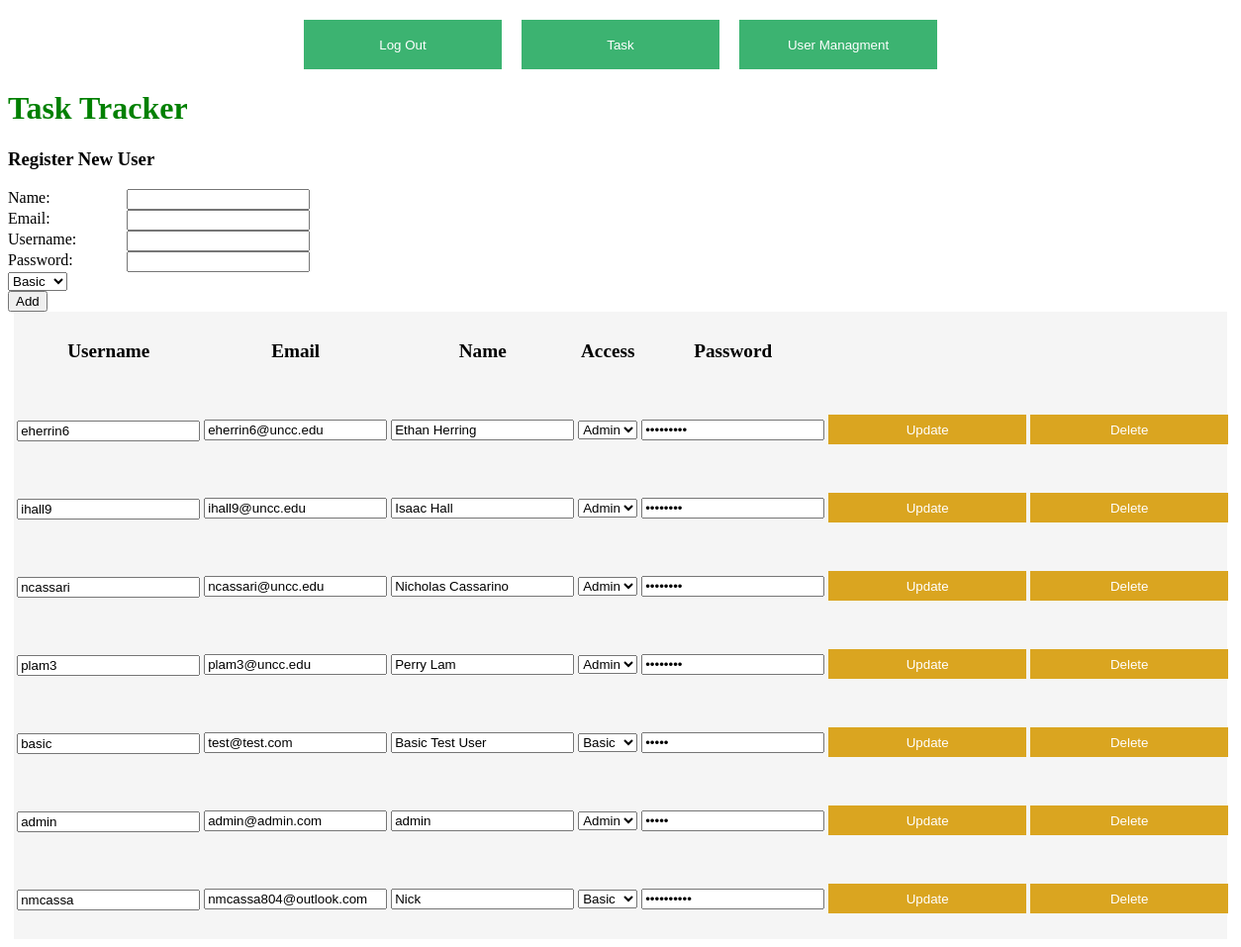
Page /ViewUsers (signed in) on the committed database.
### app.py (models this page shows)
class User(db.Model):
    id = db.Column(db.Integer, primary_key=True)
    name = db.Column(db.String(4150))
    email = db.Column(db.String(4150),unique=True)
    username = db.Column(db.String(100),unique=True)
    password = db.Column(db.String(100))
    access = db.Column(db.Boolean)#True if admin, False otherwise

### app.py (the view, shortened to what this page needs)
@app.route('/ViewUsers', methods=['GET', 'POST'])
def viewUsers():
    global user
    user_list = User.query.all()
    if(user==User):
        return render_template('login.html',message="Please Log In To access this page")
    return render_template('ViewUsers.html',user_list=user_list,user=user)

### templates/ViewUsers.html (shortened to what this page needs)
<!DOCTYPE html>
<html lang="en">
<head>
    <link rel="stylesheet" href="./static/main.css">
</head>
<div class="top-contain">
    <a href="/logout">
        <button class="top-bar">Log Out</button>
    </a>
    <a href="/task">
        <button class="top-bar">Task</button>
    </a>
    <a href="/ViewUsers">
        <button class="top-bar">User Managment</button>
    </a>
</div>
{%if user.access==1%}
<body>
    <h1>Task Tracker</h1>
    <form action="/ViewUsers" method="post">
        <div>
            <h3>Register New User</h3>
            <label>Name:</label>
            <input required type="text" name="name" value="{{ request.form['name'] }}">
            <br>
            <label>Email:</label>
            <input required type="text" name="email" value="{{ request.form['email'] }}">
            <br>
            <label>Username:</label>
            <input required type="text" name="username" value="{{ request.form['username'] }}">
            <br>
            <label>Password:</label>
            <input required type="text" name="password" value="{{ request.form['password'] }}">
            <br>
            <select name="access"> <option value="0">Basic</option><option value="1">Admin</option> </select>
            <br>
            <button type="submit">Add</button>
        </div>
    </form>
    <div class="todo">
     <table>
        <thead>
        <tr>
            <th>Username</th>
            <th>Email</th>
            <th>Name</th>
            <th>Access</th>
            <th>Password</th>
            <th></th>
            <th></th>
        </thead>
        <tbody>
    {% for user in user_list %}
    <tr>
    <form action="/updateUser/{{user.id}}" method="Post">
    <td class="title"><input type="text" name="editUsername" value="{{ user.username }}"></td>
    <td><input type="text" name="editEmail" value="{{ user.email }}"></td>
    <td><input type="text" name="editName" value="{{ user.name }}"></td>
    <td><select name="editAccess">{% if user.access == 0 %}<option selected value="Basic">Basic</option><option value="Admin">Admin</option> {% elif user.access == 1 %}<option value="Basic">Basic</option><option selected value="Admin">Admin</option>{%endif%}"></select></td>
    <td><input type="password" name="updatePass" value={{user.password}}>
    <td><a href="/updateUser/{{user.id}}"><button type="submit">Update</button></a></td> </form>
    <td><a href="/deleteUser/{{user.id}}"><button>Delete</button></a>
    </td></tr>
    {% endfor %}
</tbody>
    </table>
    </div>
</body>
{%endif%}
</html>

### static/main.css (style rules this page uses)
h1 { color: green; }
label:not(.ex) { display: block; float: left; width: 120px; }
h3 { font-weight: bold; text-align: left; }
th { font-size: larger; height: 75px; width: 550px; }
td { height: 75px; }
td > a > button { width: 200px; height: 30px; background-color: goldenrod; border-style: none; color: white; }
a { text-decoration: none; }
.todo { text-align: center; background-color: whitesmoke; width: 99%; margin-left: auto; margin-right: auto; }
.title { font-weight: bold; font-size: larger; }
.top-bar { background-color: mediumseagreen; border-style: none; color: white; height: 50px; width: 200px; margin-right: 10px; margin-left: 10px; }
.top-contain { margin-top: 20px; display: flex; justify-content: center; }

### rows in the picture
User: editUsername "eherrin6", editEmail "eherrin6@uncc.edu", editName "Ethan Herring", editAccess "Admin"
User: editUsername "ihall9", editEmail "ihall9@uncc.edu", editName "Isaac Hall", editAccess "Admin"
User: editUsername "ncassari", editEmail "ncassari@uncc.edu", editName "Nicholas Cassarino", editAccess "Admin"
User: editUsername "plam3", editEmail "plam3@uncc.edu", editName "Perry Lam", editAccess "Admin"
User: editUsername "basic", editEmail "test@test.com", editName "Basic Test User", editAccess "Basic"
User: editUsername "admin", editEmail "admin@admin.com", editName "admin", editAccess "Admin"
User: editUsername "nmcassa", editEmail "nmcassa804@outlook.com", editName "Nick", editAccess "Basic"
